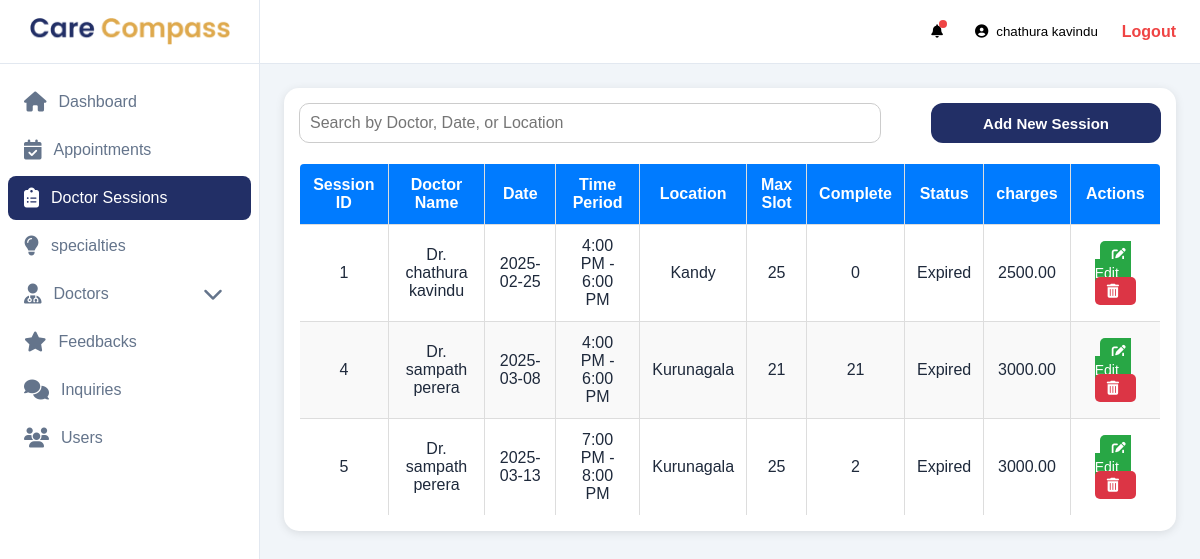
Screenshot of /admin/sessions.php (signed in) with the database file from the repository.
### tables this page shows
CREATE TABLE IF NOT EXISTS `sessions` (
  `id` int NOT NULL AUTO_INCREMENT,
  `doctorID` int NOT NULL,
  `date` varchar(100) NOT NULL,
  `timePeriod` varchar(250) NOT NULL,
  `location` varchar(100) NOT NULL,
  `SpecialtyID` int NOT NULL,
  `count` int NOT NULL,
  `appointmentCount` int NOT NULL,
  `status` varchar(100) DEFAULT NULL,
  `charges` decimal(10,2) DEFAULT NULL,
  PRIMARY KEY (`id`)
);

CREATE TABLE IF NOT EXISTS `doctors` (
  `id` int NOT NULL AUTO_INCREMENT,
  `regNo` int NOT NULL,
  `name` varchar(150) NOT NULL,
  `number` varchar(20) NOT NULL,
  `specialist` int NOT NULL,
  `image` varchar(250) DEFAULT NULL,
  `description` text,
  `experience` varchar(100) DEFAULT NULL,
  `certificates` varchar(250) NOT NULL,
  `language` varchar(100) NOT NULL,
  `userId` int DEFAULT NULL,
  `availability` int NOT NULL,
  PRIMARY KEY (`id`),
  UNIQUE KEY `regNo` (`regNo`)
);

### functions/appointment.php (called while the page is built, shortened)
<?php
function getSessions($conn)
{
    $sql = "SELECT s.id,s.date,s.timePeriod,s.location,s.count,s.appointmentCount,s.status,s.charges,d.name FROM sessions s
    JOIN doctors d ON s.doctorId=d.id
    GROUP BY s.id";
    $result = mysqli_query($conn, $sql);
    $sessions = mysqli_fetch_all($result, MYSQLI_ASSOC);
    return $sessions;
}

### admin/sessions.php (the view, shortened to what this page needs)
<?php
include 'header.php';
include '../db/config.php';
include '../functions/appointment.php';
?>
<div class="dashboard-content">
<div class="card-body">
    <div class="search-bar">
        <input type="text" id="searchInput" placeholder="Search by Doctor, Date, or Location" onkeyup="searchSession()">
        <button class="btn-primary" onclick="openModal()">Add New Session</button>
    </div>
    <table border="1">
        <thead>
            <tr>
                <th>Session ID</th>
                <th>Doctor Name</th>
                <th>Date</th>
                <th>Time Period</th>
                <th>Location</th>
                <th>Max Slot</th>
                <th>Complete</th>
                <th>Status</th>
                <th>charges</th>
                <th>Actions</th>
            </tr>
        </thead>
        <tbody id="sessionTable">
            <?php
            include '../db/config.php';
            $sessions = getSessions($conn);
            foreach ($sessions as $session):
            ?>
            <tr>
                <td><?=$session['id']?></td>
                <td>Dr. <?=$session['name']?></td>
                <td><?=$session['date']?></td>
                <td><?=$session['timePeriod']?></td>
                <td><?=$session['location']?></td>
                <td><?=$session['count']?></td>
                <td><?=$session['appointmentCount']?></td>
                <td><?=$session['status']?></td>
                <td><?=$session['charges']?></td>
                <td>
                    <a href="updateSessions.php?id=<?=$session['id']?>" class="edit-btn"><i class="fas fa-edit"></i>Edit</a>
                    <a href="?delete=<?=$session['id']?>" class="delete-btn" onclick="return confirm('Are you sure you want to delete this Session?')">
                    <i class="fas fa-trash-alt"></i></a>
                </td>
            </tr>
            <?php endforeach; ?>
        </tbody>
    </table>
</div>
</div>
</body>
</html>

### assets/css/users/styles.css (style rules this page uses)
* { margin: 0; padding: 0; box-sizing: border-box; font-family: 'Poppins', sans-serif; font-weight: 500; --primary-color: #222F66; --secondary-color: #DEAA4E; }
body { background-color: #f1f5f9; color: #1e293b; }
.dashboard-content { padding: 24px; gap: 24px; display: flex; flex-direction: column; }
.card-body { border-radius: 15px; box-shadow: 0 2px 10px rgba(0, 0, 0, 0.1); background: #fff; padding: 15px; }
.search-bar { display: flex; justify-content: space-between; margin-bottom: 20px; gap: 50px; }
.btn-primary { width: 40%; background-color: var(--primary-color); color: white; font-weight: bold; border: none; border-radius: 12px; font-size: 15px; }
#searchInput { width: 100%; padding: 10px; margin-bottom: 0px; border: 1px solid #ccc; border-radius: 10px; font-size: 16px; }
table { width: 100%; margin: auto; border-collapse: collapse; background: #fff; border-radius: 5px; overflow: hidden; }
th, td { padding: 12px; border: 1px solid #ddd; text-align: center; }
th { background-color: #007bff; color: white; font-weight: bold; }
tr:nth-child(even) { background-color: #f9f9f9; }
.edit-btn, .delete-btn { padding: 6px 12px; text-decoration: none; border-radius: 5px; font-size: 14px; }
.edit-btn { background-color: #28a745; color: white; margin-right: 5px; }
.delete-btn { background-color: #dc3545; color: white; }
.edit-btn i, .delete-btn i { margin-right: 5px; }
input, textarea { font-size: 14px; font-weight: 500; width: 100%; padding: 0.75rem; border: 1px solid #d1d5db; border-radius: 0.5rem; background-color: white; transition: all 0.2s; }

### rows the page displays
sessions: id "1", doctorID.name "chathura kavindu", date "2025-02-25", timePeriod "4:00 PM - 6:00 PM", location "Kandy", count "25", appointmentCount "0", status "Expired", charges "2500.00"
sessions: id "4", doctorID.name "sampath perera", date "2025-03-08", timePeriod "4:00 PM - 6:00 PM", location "Kurunagala", count "21", appointmentCount "21", status "Expired", charges "3000.00"
sessions: id "5", doctorID.name "sampath perera", date "2025-03-13", timePeriod "7:00 PM - 8:00 PM", location "Kurunagala", count "25", appointmentCount "2", status "Expired", charges "3000.00"

### other values shown
$_SESSION['name'] "chathura kavindu"
